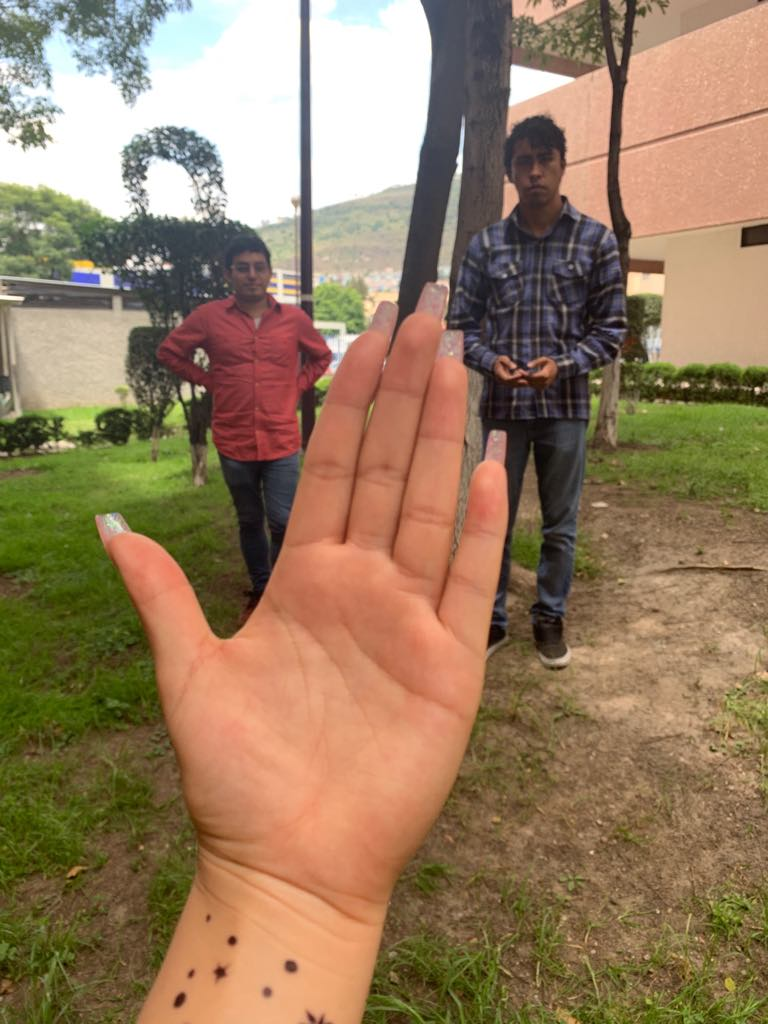
%> input picture Matlab/Original/NegroyYo4.jpg, 768 x 1024 px
$ octave Atencion_selectiva_fuente.m   (GNU Octave 9; MATLAB toolbox functions it lacks are replaced by stand-ins)
%> lines starting %> are read from the running program, lines starting %| are printed output that depends on the picture
### Matlab/Original/monta.m
% C?digo modificado mayo 2017. Yesenia Gonzalez

%% M?todo de la monta?a
function [area,n]=monta(imagen)
%% Generaci?n de nodos. Se propone un rango de 0 a 1 con
%% incrementos de 0.2
imagen=(double(im2bw(imagen)));
%imshow(imagen);
[a,b]=find(imagen>=1);
length([a,b]);
P=[b,a]';
[x,y]=size(imagen);
F(1,:)=0:10:x;
C(1,:)=0:10:y;
alpha=1.5;%1.5,6
beta=.01;%.05
delta=1;
suma=0;
for x=1:length(F)
    for y=1:length(C)
        for z=1:length(P)
            d=sqrt((P(1,z)-F(1,x))^2+(P(2,z)-C(1,y))^2);
            m=exp(-alpha*d);
            M(x,y)=suma+m;
            suma=M(x,y);
        end
        suma=0;
    end
end

k=1;
mc=0;
while(delta<15)
    %delta
    %encontramos el maximo valor de la malla
    %delta
    M=max(0,M);

    c(k)=max(max(M));
    %length(c)
    for x=1:length(F)
       for y=1:length(C)
            if M(x,y)==c(k)
                pf(k)=x;
                pc(k)=y;
            end
        end
    end

    for x=1:length(F)
        for y=1:length(C)

            for z=1:k
                dc=sqrt((F(1,pf(k))-F(1,x))^2+(C(1,pc(k))-C(1,y))^2);
                mc=mc+exp(-beta*dc);
            end

            M2(x,y)=M(x,y)-M(pf(k),pc(k))*mc;
            mc=0;

        end
    end
    k=k+1;
    c2=max(max(M2));
    delta(k-1)=abs(c(k-1)/c2);
    M=M2;
end
% llamada a la function kmeansS, desarrollada por el autor
u=kmeansS(P,(pf-1)*10,(pc-1)*10);


P(2,:)=x-P(2,:);
for k=1:length(pf)
    px(k)=F(1,pf(k));
    py(k)=x-C(1,pc(k));
%se relaciona el ?rea con respecto a la total de la imagen
    area(k)=u(k)/(x*y);
%     area(k)=(1+exp(1.5*(.0326-area(k))))^-1;
% %     area(k)=(1+exp(1.5*(-(area(k)))))^-1;    %Propuesta de cambio por Yesenia
end
n=length(area);
% [29 lines of commented-out code are left out]
end
%end

### Matlab/Original/Atencion_selectiva_fuente.m
%% Codigo modificado mayo 2017. Yesenia Gonzalez

%% Archivo Principal Atenci?n Selectiva
clc; clear all; close all;
tic
% longitud de onda, ayuda con la sensibilidad de los bordes, con
% longitudes peque?as, se obtienen mayores contornos finos incluso obtiene
% texturas, por el contrario con longitudes grandes se marcan los mas gruesos
lambda=6;
% angulo respecto x & y, se cambia el angulo, debido a que la posicion de
% las formas en la imagen no siempre son las mismas, entonces se requiere
% un barrido en todos los posibles angulos de giro.
theta=0:pi/8:pi-pi/8;
% desfase: recorre el coseno
psi=0;
% gamma controla el largo de los lobulos
gamma=.4:.2:1;
% ancho de banda
b=4;
% desviacion,referencia al ancho del lobulo
sigma=(1/pi)*sqrt((log(2)/2))*((2^b + 1) / (2^b - 1))*lambda;
% sigma=6;
l=12/2;
gt=0;
imagenSalida1=0;
imagenSalida2=0;
imagenSalida3=0;
imagenSalida4=0;
imagenO=double(imread('NegroyYo4.jpg'));
%h  % imagenO=double(imread('fig009.jpeg'));
imagenO=imresize(imagenO,[240,320]); %Alto y ancho
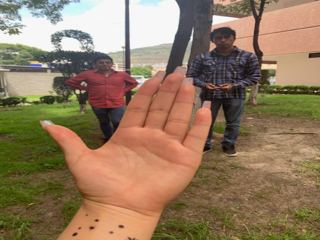
%> imagenO: size 240x320x3 double; mean R, G, B 149.8, 124.5, 95.9; drawn with min black and max white
%preparacion de los datos
tic

imagen1=(imagenO-128)/127; %normalizacion de los datos

imagen(:,:,1)=(imagen1(:,:,1)-imagen1(:,:,2))/2;%% RG
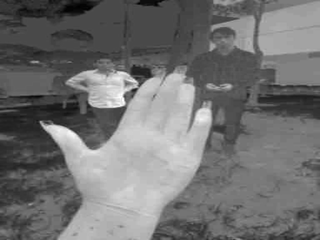
%> imagen: size 240x320 double; min -0.186, max 0.456, mean 0.0999; drawn with min black and max white
imagen(:,:,2)=(imagen1(:,:,1)+imagen1(:,:,2)-2*imagen1(:,:,3))/4;%% BY
imagen(:,:,3)=(imagen1(:,:,1)+imagen1(:,:,2)+imagen1(:,:,3))/3;%% I
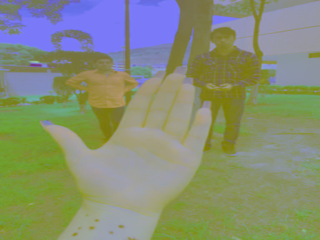
%> imagen: size 240x320x3 double; mean R, G, B 0.0999, 0.162, -0.0361; drawn with min black and max white

s=size(imagenO);
%> s = [240 320 3]
for i=1:s(1)
    for j=1:s(2)
        imagen(i,j,4)=(max(imagen1(i,j,:))-min(imagen1(i,j,:)))/2; %% S
    end
end
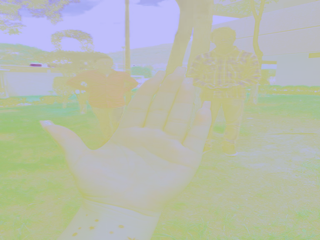
%> imagen: size 240x320x4 double; mean R, G, B, A 0.0999, 0.162, -0.0361, 0.232; transparent parts drawn white

contador=1;
for i=1:length(theta)
    for f=1:length(gamma)
        for j=-l:l
            for k=-l:l
                x=j*cos(theta(i))+k*sin(theta(i));
                y=k*cos(theta(i))-j*sin(theta(i));
                g(j+l+1,k+l+1)=exp(-(x^2 + (gamma(f)^2)*(y^2))/(2*sigma^2))*cos((2*pi*x/lambda)+psi);
            end
        end

        imagenSalida(:,:,1,contador)=filter2(g,imagen(:,:,1));
        imagenSalida(:,:,2,contador)=filter2(g,imagen(:,:,2));
        imagenSalida(:,:,3,contador)=filter2(g,imagen(:,:,3));
        imagenSalida(:,:,4,contador)=filter2(g,imagen(:,:,4));
        contador=contador+1;


    end
end
%> after the loop, contador = 33
%% prototipo de objeto %% Aqui nos quedamos del c?digo Python
s=size(imagenSalida);
%> s = [240 320 4 32]
FM=zeros(s);
area=[];
for k=1:s(4)
    alpha=.6;
    m1=alpha*max(max(imagenSalida(:,:,1,k)));
    m2=alpha*max(max(imagenSalida(:,:,2,k)));
    m3=alpha*max(max(imagenSalida(:,:,3,k)));
    m4=alpha*max(max(imagenSalida(:,:,4,k)));

    for i=1:s(1)
        for j=1:s(2)
            if imagenSalida(i,j,1,k)>m1
                FM(i,j,1,k)=1;
            end
            if imagenSalida(i,j,2,k)>m2
                FM(i,j,2,k)=1;
            end
            if imagenSalida(i,j,3,k)>m3
                FM(i,j,3,k)=1;
            end
            if imagenSalida(i,j,4,k)>m4
                FM(i,j,4,k)=1;
            end
        end
    end
    %% monta, es una funci?n dise?ada por el autor, la cual recibe un
    %% mapa de caracter?stica
    %FM(:,:,1,k)
%> (the run ends here)
